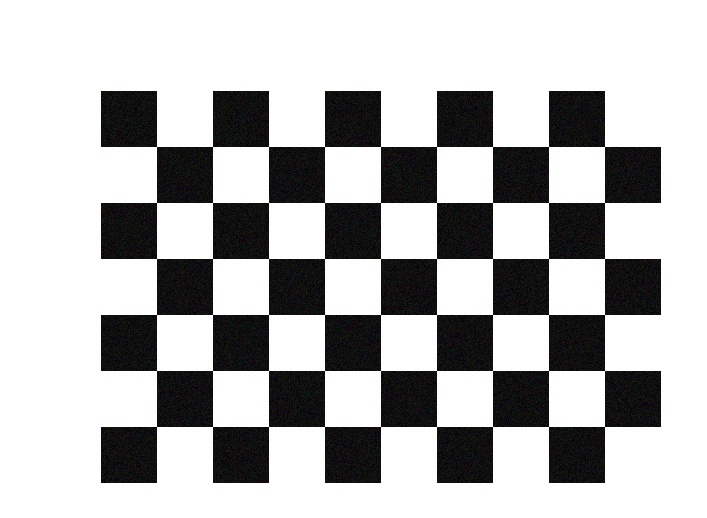
#> input picture calibration_images/chessboard_001.jpg, 707 x 518 px
$ python evaluate_task4.py
#> lines starting #> are read from the running program, lines starting #| are printed output that depends on the picture
### armor.py
"""
机甲大师二轮考核 - 装甲板识别与跟踪系统
完整实现所有9个题目的功能
"""

import cv2
import numpy as np
import os
from typing import Tuple, List, Optional, Dict
import json


# 题目 1：基础图像读取与预处理

# [301 lines left out: functions task1_image_preprocessing, task2_color_segmentation, task3_light_bar_extraction, not called in this run]


# 题目 4：相机标定与畸变矫正

def task4_camera_calibration(calibration_images_dir: str,
                             chessboard_size: Tuple[int, int] = (9, 6),
                             square_size: float = 1.0,
                             img_bgr: Optional[np.ndarray] = None,
                             output_dir: str = "output",
                             show_windows: bool = True) -> Dict[str, any]:
    """
    题目4：相机标定与畸变矫正

    1. 遍历标定图像目录，读取所有棋盘格图像
    2. 使用cv2.findChessboardCorners检测每张图像的角点
    3. 准备3D世界坐标点
    4. 使用cv2.calibrateCamera计算相机内参矩阵和畸变系数
    5. 计算重投影误差评估标定质量
    6. 验证标定结果的合理性
    7. 使用cv2.undistort对目标图像进行畸变矫正
    8. 显示矫正前后的对比图

    参数:
        calibration_images_dir: 标定图像目录
        chessboard_size: 棋盘格内部角点数量 (列数, 行数)
        square_size: 棋盘格每个方格的尺寸（单位：毫米，默认1.0）
        img_bgr: 待矫正的图像（BGR格式）
        output_dir: 输出目录
        show_windows: 是否显示窗口
    """
    # print("=" * 60)
    # print("题目4：相机标定与畸变矫正")
    # print("=" * 60)

    os.makedirs(output_dir, exist_ok=True)

    # 1. 准备棋盘格角点的3D坐标（世界坐标系）
    # 使用真实棋盘格尺寸（单位：毫米）
    objp = np.zeros((chessboard_size[0] * chessboard_size[1], 3), np.float32)
    objp[:, :2] = np.mgrid[0:chessboard_size[0], 0:chessboard_size[1]].T.reshape(-1, 2) * square_size

    # 存储3D点和2D点的对应关系
    objpoints = []  # 3D点（世界坐标系）
    imgpoints = []  # 2D点（图像坐标系）

    # 2. 检测所有标定图像的角点
    calibration_images = []
    if os.path.isdir(calibration_images_dir):
        image_files = [f for f in os.listdir(calibration_images_dir)
                       if f.lower().endswith(('.jpg', '.jpeg', '.png'))]
        calibration_images = [os.path.join(calibration_images_dir, f) for f in image_files]

    if not calibration_images:
        print(f"警告：标定图像目录为空: {calibration_images_dir}")
        print("使用默认内参矩阵（需要实际标定数据）")
        # 使用默认内参
        camera_matrix = np.array([[800, 0, 320],
                                  [0, 800, 240],
                                  [0, 0, 1]], dtype=np.float32)
        dist_coeffs = np.zeros((4, 1))
    else:
        print(f"找到 {len(calibration_images)} 张标定图像")

        for img_path in calibration_images:
            img = cv2.imread(img_path)
            if img is None:
                continue

            gray = cv2.cvtColor(img, cv2.COLOR_BGR2GRAY)

            # 查找棋盘格角点
            ret, corners = cv2.findChessboardCorners(gray, chessboard_size, None)

            if ret:
                objpoints.append(objp)

                # 亚像素级角点精确化
                criteria = (cv2.TERM_CRITERIA_EPS + cv2.TERM_CRITERIA_MAX_ITER, 30, 0.001)
                corners2 = cv2.cornerSubPix(gray, corners, (11, 11), (-1, -1), criteria)
                imgpoints.append(corners2)

                # 可视化角点检测结果
                if show_windows:
                    img_with_corners = cv2.drawChessboardCorners(img.copy(), chessboard_size, corners2, ret)
                    cv2.imshow(f"角点检测: {os.path.basename(img_path)}", img_with_corners)
                    cv2.waitKey(500)

        if show_windows:
            cv2.destroyAllWindows()

        if len(objpoints) == 0:
            print("警告：未能检测到任何棋盘格角点，使用默认内参")
            camera_matrix = np.array([[800, 0, 320],
                                      [0, 800, 240],
                                      [0, 0, 1]], dtype=np.float32)
            dist_coeffs = np.zeros((4, 1))
        else:
            # 3. 相机标定
            print(f"使用 {len(objpoints)} 张有效标定图像进行标定...")
            try:
                ret, camera_matrix, dist_coeffs, rvecs, tvecs = cv2.calibrateCamera(
                    objpoints, imgpoints, gray.shape[::-1], None, None)
            except Exception as e:
                print(f"标定失败: {e}")
                print("使用默认内参矩阵")
                camera_matrix = np.array([[800, 0, 320],
                                          [0, 800, 240],
                                          [0, 0, 1]], dtype=np.float32)
                dist_coeffs = np.zeros((4, 1))
                rvecs = []
                tvecs = []

            print("标定完成！")
            print(f"相机内参矩阵:\n{camera_matrix}")
            print(f"畸变系数:\n{dist_coeffs}")

            # 4. 计算重投影误差
            total_error = 0.0
            per_image_errors = []

            if len(rvecs) > 0:
                for i in range(len(objpoints)):
                    # 将3D点投影回2D图像平面
                    imgpoints2, _ = cv2.projectPoints(objpoints[i], rvecs[i], tvecs[i],
                                                      camera_matrix, dist_coeffs)
                    # 计算误差
                    error = cv2.norm(imgpoints[i], imgpoints2, cv2.NORM_L2) / len(imgpoints2)
                    total_error += error
                    per_image_errors.append(error)

                mean_error = total_error / len(objpoints)
                print(f"\n重投影误差:")
                print(f"  平均误差: {mean_error:.4f} 像素")
                print(f"  单张图像误差范围: {min(per_image_errors):.4f} - {max(per_image_errors):.4f} 像素")

                # 评估标定质量
                if mean_error < 0.5:
                    quality = "优秀"
                elif mean_error < 1.0:
                    quality = "良好"
                elif mean_error < 2.0:
                    quality = "一般"
                else:
                    quality = "较差"
                print(f"  标定质量: {quality}")
            else:
                mean_error = float('inf')
                quality = "未知"

            # 5. 验证标定结果的合理性
            validation_results = {}
            h, w = gray.shape[:2]

            # 检查焦距
            fx = camera_matrix[0, 0]
            fy = camera_matrix[1, 1]
            focal_length_avg = (fx + fy) / 2
            expected_focal_range = (w * 0.5, w * 2.0)  # 焦距通常在图像宽度的0.5-2倍之间

            validation_results['focal_length'] = {
                'fx': float(fx),
                'fy': float(fy),
                'average': float(focal_length_avg),
                'expected_range': [float(expected_focal_range[0]), float(expected_focal_range[1])],
                'valid': bool(expected_focal_range[0] <= focal_length_avg <= expected_focal_range[1])
            }

            # 检查主点位置
            cx = camera_matrix[0, 2]
            cy = camera_matrix[1, 2]
            center_x = w / 2
            center_y = h / 2
            offset_x = abs(cx - center_x)
            offset_y = abs(cy - center_y)
            max_offset = min(w, h) * 0.2  # 允许20%的偏移

            validation_results['principal_point'] = {
                'cx': float(cx),
                'cy': float(cy),
                'image_center': [float(center_x), float(center_y)],
                'offset': [float(offset_x), float(offset_y)],
                'valid': bool(offset_x < max_offset and offset_y < max_offset)
            }

            # 检查畸变系数
            dist_valid = True
            if len(dist_coeffs) >= 4:
                # 检查畸变系数是否在合理范围内
                k1, k2, p1, p2 = dist_coeffs[0, 0], dist_coeffs[1, 0], dist_coeffs[2, 0], dist_coeffs[3, 0]
                if abs(k1) > 1.0 or abs(k2) > 1.0 or abs(p1) > 0.1 or abs(p2) > 0.1:
                    dist_valid = False

            validation_results['distortion'] = {
                'coefficients': dist_coeffs.flatten().tolist(),
                'valid': bool(dist_valid)
            }

            print(f"\n标定结果验证:")
            print(f"  焦距: fx={fx:.2f}, fy={fy:.2f}, 平均={focal_length_avg:.2f}")
            print(f"    合理性: {'OK' if validation_results['focal_length']['valid'] else 'FAIL'}")
            print(f"  主点: ({cx:.2f}, {cy:.2f}), 图像中心: ({center_x:.2f}, {center_y:.2f})")
            print(f"    合理性: {'OK' if validation_results['principal_point']['valid'] else 'FAIL'}")
            print(f"  畸变系数合理性: {'OK' if dist_valid else 'FAIL'}")

            # 保存标定结果
            calibration_data = {
                "camera_matrix": camera_matrix.tolist(),
                "dist_coeffs": dist_coeffs.tolist(),
                "reprojection_error": {
                    "mean_error": float(mean_error),
                    "per_image_errors": [float(e) for e in per_image_errors],
                    "quality": quality
                },
                "validation": validation_results,
                "square_size_mm": square_size,
                "chessboard_size": chessboard_size,
                "num_images": len(objpoints)
            }
            with open(os.path.join(output_dir, "task4_calibration.json"), 'w') as f:
                json.dump(calibration_data, f, indent=2)

    # 4. 畸变矫正
    if img_bgr is not None:
        # 使用标定结果进行畸变矫正
        h, w = img_bgr.shape[:2]

        # 获取最优新相机矩阵
        new_camera_matrix, roi = cv2.getOptimalNewCameraMatrix(
            camera_matrix, dist_coeffs, (w, h), 1, (w, h))

        # 畸变矫正
        img_undistorted = cv2.undistort(img_bgr, camera_matrix, dist_coeffs, None, new_camera_matrix)

        # 5. 显示对比图
        img_comparison = np.hstack([img_bgr, img_undistorted])
        cv2.putText(img_comparison, "Original (Left)", (10, 30),
                    cv2.FONT_HERSHEY_SIMPLEX, 1, (0, 255, 0), 2)
        cv2.putText(img_comparison, "Undistorted (Right)", (w + 10, 30),
                    cv2.FONT_HERSHEY_SIMPLEX, 1, (0, 255, 0), 2)

        if show_windows:
            cv2.imshow("畸变矫正对比", img_comparison)
            print("按任意键关闭窗口...")
            cv2.waitKey(0)
            cv2.destroyAllWindows()

        # 保存结果
        cv2.imwrite(os.path.join(output_dir, "task4_undistorted.jpg"), img_undistorted)
        cv2.imwrite(os.path.join(output_dir, "task4_comparison.jpg"), img_comparison)

        return {
            "camera_matrix": camera_matrix,
            "dist_coeffs": dist_coeffs,
            "undistorted_image": img_undistorted,
            "reprojection_error": mean_error if 'mean_error' in locals() else None,
            "validation": validation_results if 'validation_results' in locals() else None
        }
    else:
        return {
            "camera_matrix": camera_matrix,
            "dist_coeffs": dist_coeffs,
            "undistorted_image": None,
            "reprojection_error": mean_error if 'mean_error' in locals() else None,
            "validation": validation_results if 'validation_results' in locals() else None
        }


# 题目 5：装甲板数字识别

# [878 lines left out: functions task5_number_recognition, task6_armor_detection, task7_pose_estimation, task8_object_tracking, task9_comprehensive_system, main, not called in this run]


# [2 lines that do not run on import are left out]

### evaluate_task4.py
"""
第四题实现质量评估
全面分析相机标定与畸变矫正的效果和质量
"""

import cv2
import numpy as np
import os
import json
from armor import task4_camera_calibration

def evaluate_task4_quality():
    """评估第四题的实现质量"""

    print("=" * 80)
    print("第四题：相机标定与畸变矫正 - 实现质量评估报告")
    print("=" * 80)

    calibration_dir = "calibration_images"
    output_dir = "output"

    # 1. 检查标定图像
    print("\n【1. 标定图像质量评估】")
    print("-" * 80)

    if not os.path.isdir(calibration_dir):
        print(f"标定图像目录不存在: {calibration_dir}")
        return

    image_files = [f for f in os.listdir(calibration_dir)
                   if f.lower().endswith(('.jpg', '.jpeg', '.png'))]

    print(f"找到 {len(image_files)} 张标定图像")

    # 检测每张图像的角点
    chessboard_size = (9, 6)
    successful_detections = 0
    detection_details = []

    for img_file in image_files:
        img_path = os.path.join(calibration_dir, img_file)
        img = cv2.imread(img_path)
#> img is the input picture: shape (518, 707, 3); mean B, G, R 182.8, 182.9, 182.8
        if img is None:
            continue

        gray = cv2.cvtColor(img, cv2.COLOR_BGR2GRAY)
        ret, corners = cv2.findChessboardCorners(gray, chessboard_size, None)
#> ret = True; corners = 54 rows, first 8: [157.3, 146.1], [211.6, 146.5], [267.9, 146.5], [324.2, 147.6], [382, 145], [435.9, 146], [492.5, 146.5], [548.9, 146.5]

        if ret:
            successful_detections += 1
            # 计算角点质量（角点数量）
            num_corners = corners.shape[0]
            expected_corners = chessboard_size[0] * chessboard_size[1]
            detection_details.append({
                'filename': img_file,
                'success': True,
                'corners': num_corners,
                'expected': expected_corners,
                'completeness': num_corners / expected_corners * 100
            })
            print(f"  [+] {img_file}: 成功 ({num_corners}/{expected_corners} 角点)")
#|   [+] chessboard_001.jpg: 成功 (54/54 角点)
        else:
            detection_details.append({
                'filename': img_file,
                'success': False,
                'corners': 0,
                'expected': expected_corners,
                'completeness': 0
            })
            print(f"  [-] {img_file}: 失败")

    success_rate = successful_detections / len(image_files) * 100 if image_files else 0
    print(f"\n检测成功率: {success_rate:.1f}% ({successful_detections}/{len(image_files)})")

    if successful_detections < 3:
        print("警告: 成功检测的图像数量少于3张，标定结果可能不够准确")

    # 2. 标定结果评估
    print("\n【2. 标定结果评估】")
    print("-" * 80)

    # 读取测试图像
    test_image_path = "test_images/armor.jpg"
    img_bgr = None
    if os.path.exists(test_image_path):
        img_bgr = cv2.imread(test_image_path)
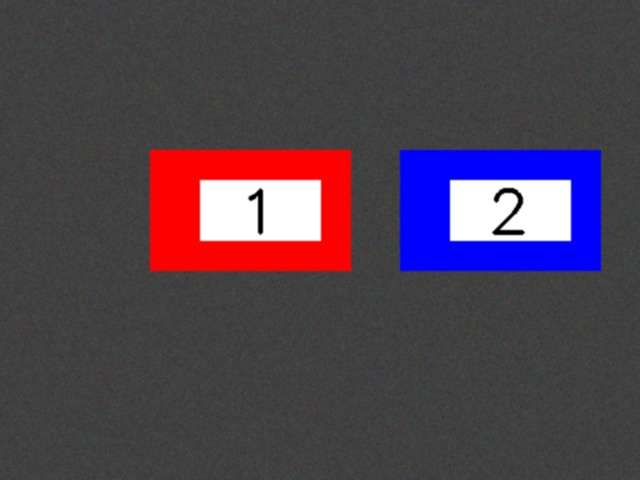
#> input picture test_images/armor.jpg, 640 x 480 px
#> img_bgr is the input picture: shape (480, 640, 3); mean B, G, R 79.8, 66, 79.9

    # 进行标定
    result = task4_camera_calibration(
        calibration_dir,
        chessboard_size=chessboard_size,
        img_bgr=img_bgr,
        output_dir=output_dir,
        show_windows=False
    )
#> in task4_camera_calibration, `ret, corners = cv2.findChessboardCorners(gray, chessboard_size, None)`: ret = True
#> in task4_camera_calibration, `corners2 = cv2.cornerSubPix(gray, corners, (11, 11), (-1, -1), criteria)`: corners2 = 54 rows, first 8: [156.5, 146.5], [212.5, 146.5], [268.5, 146.5], [324.5, 146.5], [380.5, 146.5], [436.5, 146.5], [492.5, 146.5], [548.5, 146.5]
#> in task4_camera_calibration, `ret, camera_matrix, dist_coeffs, rvecs, tvecs = cv2.calibrateCamera( o..`: ret = 0.00778; camera_matrix = [[105993.6, 0, 386.5], [0, 105980.6, 244.5], [0, 0, 1]]; dist_coeffs = [[0.96, 8.93e-06, -0.000229, -0.00505, 5.85e-11]]; rvecs = ([0.00121, 0.0153, -8.62e-06], [6.91e-05, 0.0156, -1.78e-06]); tvecs = ([-4.11, -1.75, 1892.6], [-3.5, -2, 2208])
#| 相机内参矩阵:
#| [[1.05993574e+05 0.00000000e+00 3.86511553e+02]
#|  [0.00000000e+00 1.05980576e+05 2.44499924e+02]
#|  [0.00000000e+00 0.00000000e+00 1.00000000e+00]]
#| 畸变系数:
#| [[ 9.59865054e-01  8.92758076e-06 -2.29175098e-04 -5.05381460e-03
#|    5.84789438e-11]]
#> the loop in task4_camera_calibration, `for i in range(len(objpoints)):` made 2 passes
#> (error, total_error) on passes 1 to 2: (0.00149, 0.00149), (9.08e-05, 0.00159)
#> after the loop in task4_camera_calibration, `for i in range(len(objpoints)):`: per_image_errors = [0.00149, 9.08e-05]; total_error = 0.00159
#> in task4_camera_calibration, `mean_error = total_error / len(objpoints)`: mean_error = 0.000793
#|   平均误差: 0.0008 像素
#|   单张图像误差范围: 0.0001 - 0.0015 像素
#> in task4_camera_calibration, `fx = camera_matrix[0, 0]`: fx = 105993.6
#> in task4_camera_calibration, `fy = camera_matrix[1, 1]`: fy = 105980.6
#> in task4_camera_calibration, `focal_length_avg = (fx + fy) / 2`: focal_length_avg = 105987.1
#> in task4_camera_calibration, `cx = camera_matrix[0, 2]`: cx = 386.5
#> in task4_camera_calibration, `cy = camera_matrix[1, 2]`: cy = 244.5
#> in task4_camera_calibration, `offset_x = abs(cx - center_x)`: offset_x = 0.488
#> in task4_camera_calibration, `offset_y = abs(cy - center_y)`: offset_y = 0.5
#|   焦距: fx=105993.57, fy=105980.58, 平均=105987.08
#|     合理性: FAIL
#|   主点: (386.51, 244.50), 图像中心: (387.00, 245.00)
#|     合理性: OK
#> in task4_camera_calibration, `new_camera_matrix, roi = cv2.getOptimalNewCameraMatrix( camera_matrix,..`: new_camera_matrix = [[105996.4, 0, 386.5], [0, 105979.1, 244.5], [0, 0, 1]]; roi = (0, 0, 639, 479)
#> in task4_camera_calibration, `img_comparison = np.hstack([img_bgr, img_undistorted])`:
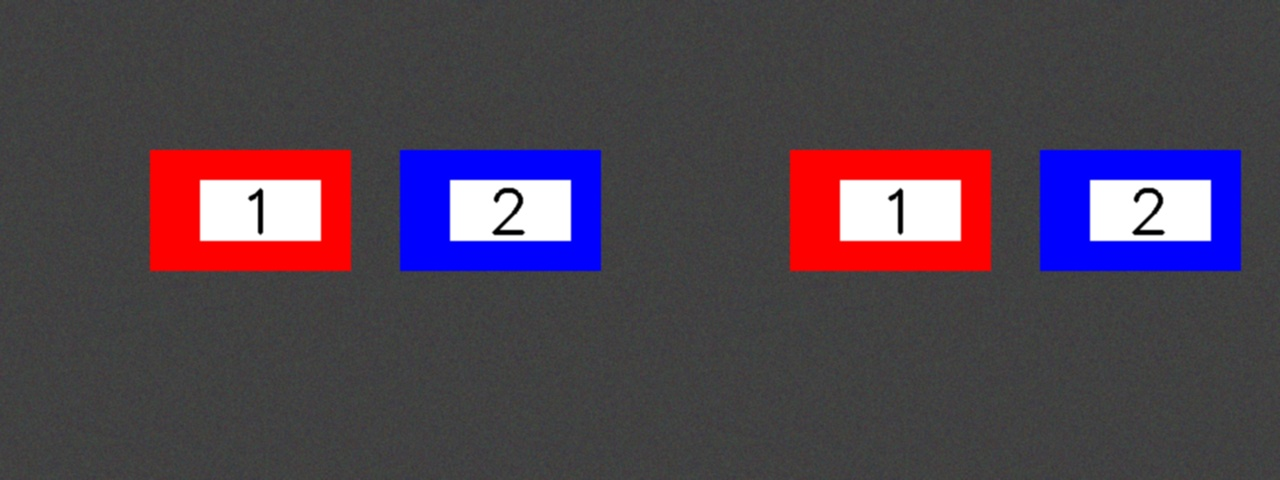
#> img_comparison: shape (480, 1280, 3); mean B, G, R 79.8, 66, 79.9
#> (the rest of the program and of its run is left out)
